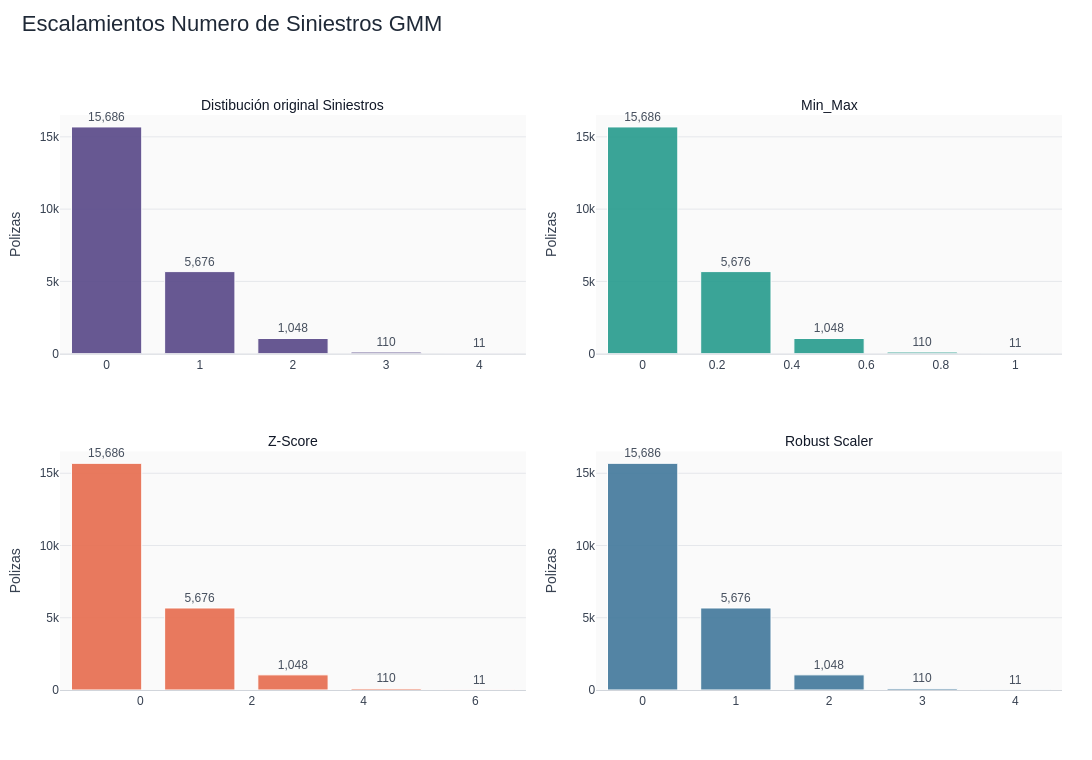

The notebook cell this image was saved under:
### Code cell
fig = make_subplots(
    rows=2,
    cols=2,
    horizontal_spacing=0.07,
    vertical_spacing=0.17,
    subplot_titles=[
        'Distibución original Siniestros',
        'Min_Max',
        'Z-Score',
        'Robust Scaler'
    ]
)


def add_count_bar_2(fig, data, col_name, row, col, color, *, showlegend=False):

    valores = data[col_name].dropna()
    conteo = valores.value_counts(dropna=False).sort_index()

    fig.add_trace(
        go.Bar(
            x=conteo.index,
            y=conteo.values,
            showlegend=showlegend,
            marker=dict(
                color=color,
                line=dict(color='white', width=1)
            ),
            opacity=0.92,
            text=conteo.values,
            textposition='outside',
            texttemplate='%{text:,.0f}',
            cliponaxis=False,
            hovertemplate='<b>%{x}</b><br>Pólizas: %{y:,.0f}<extra></extra>'
        ),
        row=row,
        col=col
    )
add_count_bar_2(fig, df_resumen_GMM, 'n_siniestros', row=1, col=1, color=colores['original'])
add_count_bar_2(fig, df_minmax_GMM, 'n_siniestros_mm', row=1, col=2, color=colores['minmax'])
add_count_bar_2(fig, df_zscore_GMM, 'n_siniestros_z', row=2, col=1, color=colores['zscore'])
add_count_bar_2(fig, df_robust_GMM, 'n_siniestros_robust', row=2, col=2, color=colores['robust'])

fig.update_layout(
    title=dict(
        text='Escalamientos Numero de Siniestros GMM',
        x=0.02,
        y=0.98,
        font=dict(size=22, color='#1F2937')
    ),
    template='plotly_white',
    height=760,
    width=1300,
    barmode='group',
    bargap=0.18,
    bargroupgap=0.08,
    hovermode='x unified',
    legend=dict(
        orientation='h',
        yanchor='bottom',
        y=1.03,
        xanchor='right',
        x=1,
        title_text='Ramo'
    ),
    margin=dict(l=60, r=30, t=115, b=70),
    font=dict(family='Arial', size=12, color='#374151'),
    plot_bgcolor='#FAFAFA',
    paper_bgcolor='white'
)

for annotation in fig['layout']['annotations']:
    annotation['font'] = dict(size=14, color='#111827')

fig.update_xaxes(showgrid=False, linecolor='#D1D5DB', tickangle=0)
fig.update_yaxes(
    title_text='Polizas',
    gridcolor='#E5E7EB',
    zeroline=False,
    rangemode='tozero'
)
fig.show()

### Figure 1 — Plotly figure (JSON) as saved in the notebook; plotly's stock layout.template omitted (floating-point values rounded to 4 significant figures)
{"data": [{"cliponaxis": false, "hovertemplate": "<b>%{x}</b><br>Pólizas: %{y:,.0f}<extra></extra>", "marker": {"color": "#5B4B8A", "line": {"color": "white", "width": 1}}, "opacity": 0.92, "showlegend": false, "text": [15690.0, 5676.0, 1048.0, 110.0, 11.0], "textposition": "outside", "texttemplate": "%{text:,.0f}", "type": "bar", "x": [0.0, 1.0, 2.0, 3.0, 4.0], "xaxis": "x", "y": [15686, 5676, 1048, 110, 11], "yaxis": "y"}, {"cliponaxis": false, "hovertemplate": "<b>%{x}</b><br>Pólizas: %{y:,.0f}<extra></extra>", "marker": {"color": "#2A9D8F", "line": {"color": "white", "width": 1}}, "opacity": 0.92, "showlegend": false, "text": [15690.0, 5676.0, 1048.0, 110.0, 11.0], "textposition": "outside", "texttemplate": "%{text:,.0f}", "type": "bar", "x": [0.0, 0.25, 0.5, 0.75, 1.0], "xaxis": "x2", "y": [15686, 5676, 1048, 110, 11], "yaxis": "y2"}, {"cliponaxis": false, "hovertemplate": "<b>%{x}</b><br>Pólizas: %{y:,.0f}<extra></extra>", "marker": {"color": "#E76F51", "line": {"color": "white", "width": 1}}, "opacity": 0.92, "showlegend": false, "text": [15690.0, 5676.0, 1048.0, 110.0, 11.0], "textposition": "outside", "texttemplate": "%{text:,.0f}", "type": "bar", "x": [-0.6034, 1.066, 2.735, 4.403, 6.072], "xaxis": "x3", "y": [15686, 5676, 1048, 110, 11], "yaxis": "y3"}, {"cliponaxis": false, "hovertemplate": "<b>%{x}</b><br>Pólizas: %{y:,.0f}<extra></extra>", "marker": {"color": "#457B9D", "line": {"color": "white", "width": 1}}, "opacity": 0.92, "showlegend": false, "text": [15690.0, 5676.0, 1048.0, 110.0, 11.0], "textposition": "outside", "texttemplate": "%{text:,.0f}", "type": "bar", "x": [0.0, 1.0, 2.0, 3.0, 4.0], "xaxis": "x4", "y": [15686, 5676, 1048, 110, 11], "yaxis": "y4"}], "layout": {"annotations": [{"font": {"color": "#111827", "size": 14}, "showarrow": false, "text": "Distibución original Siniestros", "x": 0.2325, "xanchor": "center", "xref": "paper", "y": 1, "yanchor": "bottom", "yref": "paper"}, {"font": {"color": "#111827", "size": 14}, "showarrow": false, "text": "Min_Max", "x": 0.7675, "xanchor": "center", "xref": "paper", "y": 1, "yanchor": "bottom", "yref": "paper"}, {"font": {"color": "#111827", "size": 14}, "showarrow": false, "text": "Z-Score", "x": 0.2325, "xanchor": "center", "xref": "paper", "y": 0.415, "yanchor": "bottom", "yref": "paper"}, {"font": {"color": "#111827", "size": 14}, "showarrow": false, "text": "Robust Scaler", "x": 0.7675, "xanchor": "center", "xref": "paper", "y": 0.415, "yanchor": "bottom", "yref": "paper"}], "bargap": 0.18, "bargroupgap": 0.08, "barmode": "group", "font": {"color": "#374151", "family": "Arial", "size": 12}, "height": 760, "hovermode": "x unified", "legend": {"orientation": "h", "title": {"text": "Ramo"}, "x": 1, "xanchor": "right", "y": 1.03, "yanchor": "bottom"}, "margin": {"b": 70, "l": 60, "r": 30, "t": 115}, "paper_bgcolor": "white", "plot_bgcolor": "#FAFAFA", "title": {"font": {"color": "#1F2937", "size": 22}, "text": "Escalamientos Numero de Siniestros GMM", "x": 0.02, "y": 0.98}, "width": 1300, "xaxis": {"anchor": "y", "domain": [0, 0.465], "linecolor": "#D1D5DB", "showgrid": false, "tickangle": 0}, "xaxis2": {"anchor": "y2", "domain": [0.535, 1.0], "linecolor": "#D1D5DB", "showgrid": false, "tickangle": 0}, "xaxis3": {"anchor": "y3", "domain": [0, 0.465], "linecolor": "#D1D5DB", "showgrid": false, "tickangle": 0}, "xaxis4": {"anchor": "y4", "domain": [0.535, 1.0], "linecolor": "#D1D5DB", "showgrid": false, "tickangle": 0}, "yaxis": {"anchor": "x", "domain": [0.585, 1], "gridcolor": "#E5E7EB", "rangemode": "tozero", "title": {"text": "Polizas"}, "zeroline": false}, "yaxis2": {"anchor": "x2", "domain": [0.585, 1], "gridcolor": "#E5E7EB", "rangemode": "tozero", "title": {"text": "Polizas"}, "zeroline": false}, "yaxis3": {"anchor": "x3", "domain": [0, 0.415], "gridcolor": "#E5E7EB", "rangemode": "tozero", "title": {"text": "Polizas"}, "zeroline": false}, "yaxis4": {"anchor": "x4", "domain": [0, 0.415], "gridcolor": "#E5E7EB", "rangemode": "tozero", "title": {"text": "Polizas"}, "zeroline": false}}}
